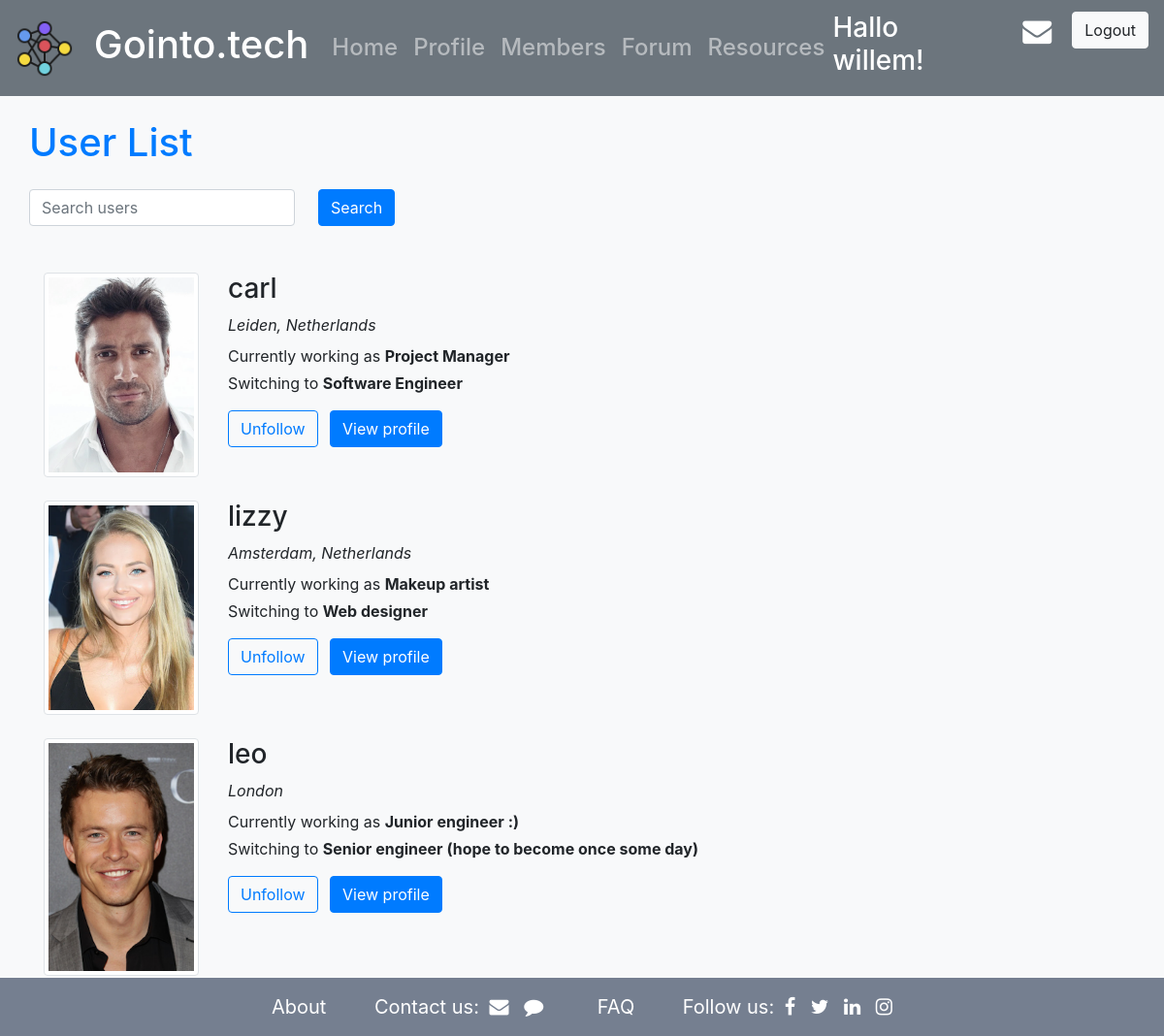
Screenshot of /all/ (signed in) with the database file from the repository.
### account/models.py (models this page shows, shortened)
class Profile(models.Model):
    user = models.OneToOneField(User, on_delete=models.CASCADE)
    image = models.ImageField(default='default.png', upload_to='profile_pics/')
    date_of_birth = models.DateField(blank=True, null=True)
    created = models.DateTimeField(auto_now_add=True)
    current_job = models.CharField(blank=True, null=True, max_length=500)
    switching_to = models.CharField(blank=True, null=True, max_length=500)
    location = models.CharField(blank=True, null=True, max_length=100)
    bio = models.TextField(blank=True, null=True)
    career_advice = models.TextField(blank=True, null=True)
    following = models.ManyToManyField("self", blank=True)

### account/views.py (the view)
# urls.py: path('all/', views.user_list, name='user_list'),  # display all users
@login_required
def user_list(request):
    profiles = Profile.objects.exclude(user=request.user)
    following= request.user.profile.following.all()
    context = {'profiles': profiles, "following": following}
    return render(request, 'account/user_list.html', context)

### account/templates/account/user_list.html (shortened to what this page needs)
{% extends "base.html" %}
{% block content %}
<div class="container">
  <div class="row mt-4 mb-3">
    <p class="h1 text-primary">User List</p>
  </div>
  <div class="row mb-5">
  <form action="{% url 'search_users' %}" class="d-inline-flex" role="search">
    <input name="q" class="form-control" type="search" placeholder="Search users" aria-label="Search">
    <button class="btn btn-primary ml-4" type="submit">Search</button>
  </form>
  </div>
  <div class="d-block">
  {% for profile in profiles %}
  <div class="row mb-4">
    <div class="col-2">
      <img src="{{ profile.image.url }}" alt="{{profile.user.username}}" class="img-thumbnail">
    </div>
    <div class="col-10">
      <p class="h3">{{profile.user.username}}</p>
      <p class="mb-2 font-italic">{{profile.location}}</p>
      <p class="mb-1">Currently working as <span class="font-weight-bold">{{profile.current_job}}</span></p>
      <p> Switching to <span class="font-weight-bold">{{profile.switching_to}}</span></p>
      {% if profile not in following %}
      <a class="btn btn-primary mr-2" href="{% url 'follow' profile.user.username %}">Follow</a>
      <a class="btn btn-primary mr-2" href="{% url 'user_detail' profile.user.username %}">View profile</a>
      {% else %}
      <a class="btn btn-outline-primary mr-2" href="{% url 'unfollow' profile.user.username %}">Unfollow</a>
      <a class="btn btn-primary mr-2" href="{% url 'user_detail' profile.user.username %}">View profile</a>
      {% endif %}
    </div>
  </div>
  {% endfor %}
  </div>
</div>
{% endblock %}

### templates/base.html (shortened to what this page needs)
{% load static %}
<!doctype html>
<html lang="en">
<head>
  <link href="https://maxcdn.bootstrapcdn.com/font-awesome/4.4.0/css/font-awesome.min.css" rel="stylesheet"/>
  <link rel="stylesheet" href="https://cdn.jsdelivr.net/npm/bootstrap@4.1.3/dist/css/bootstrap.min.css">
  <link rel="stylesheet" href="{% static 'css/base.css' %}">
</head>
<body class="bg-light">
    <nav class="navbar navbar-expand-lg navbar-dark bg-secondary py-1">
        <a class="navbar-brand text-white font-weight-bold" href="{% url 'index' %}">
            <img src={% static 'images/logo1.png' %} width="60" height="60" class="d-inline-block align-center" alt="">
            <p class="d-inline-block h1 ml-3 align-middle">Gointo.tech</p>
        </a>
        <div class="collapse navbar-collapse text-white" id="navbarText">
            <ul class="navbar-nav mr-auto h4">
                {% if user.is_authenticated %}
              <li class="nav-item">
                <a class="nav-link" href="{% url 'actions:dashboard' %}">Home </a>
              </li>
              <li class="nav-item">
                <a class="nav-link" href="{% url 'profile' %}">Profile</a>
              </li>
              <li class="nav-item">
                <a class="nav-link" href="{% url 'user_list' %}">Members</a>
              </li>
              <li class="nav-item">
                <a class="nav-link" href="{% url 'forum:thread_list' %}">Forum</a>
              </li>
                {% endif %}
              <li class="nav-item">
                <a class="nav-link" href="{% url 'resources:article_list' %}">Resources</a>
              </li>
            </ul>
            {% if user.is_authenticated %}
            <div class="d-inline-flex my-2">
                <div class="h3  text-white mr-4"> Hallo {{ user.username }}!</div>
                <a href="{% url 'mailbox' %}"><i class="fa fa-envelope" style="color:white; font-size: 30px; padding: 5px;"></i></a>
                <a href="{% url 'logout' %}">
                <button class="btn btn-light ml-3" type="submit">Logout</button>
                </a>
            </div>
              {% endif %}
        </div>
    </nav>
    {% block content %}
    {% endblock content %}
    <footer class="footer">
      <div class="container text-center">
        <span><a href="#">About</a></span>
        <span>Contact us:
          <a href="#"><i class="fa fa-envelope"></i></a>
          <a href="#"><i class="fa fa-comment"></i></a>
        </span>
        <span><a href="#">FAQ</a></span>
        <span>Follow us:
          <a href="#"><i class="fa fa-facebook"></i></a>
          <a href="#"><i class="fa fa-twitter"></i></a>
          <a href="#"><i class="fa fa-linkedin"></i></a>
          <a href="#"><i class="fa fa-instagram"></i></a>
        </span>
      </div>
    </footer>
</body>
</html>

### static/css/base.css (style rules this page uses)
html { position: relative; min-height: 100%; }
body { margin-bottom: 60px; }
.footer { position: absolute; bottom: 0; width: 100%; height: 60px; line-height: 60px; background: #757f90; }
.footer a { color: white; font-size: 20px; padding: 5px; transition: all .5s ease; }
.footer span { color: white; font-size: 20px; padding: 20px; }

### rows the page displays
Profile: image (picture), user.username "carl", location "Leiden, Netherlands", current_job "Project Manager", switching_to "Software Engineer", shows "Unfollow"
Profile: image (picture), user.username "lizzy", location "Amsterdam, Netherlands", current_job "Makeup artist", switching_to "Web designer", shows "Unfollow"
Profile: image (picture), user.username "leo", location "London", current_job "Junior engineer :)", switching_to "Senior engineer (hope to become once some day)", shows "Unfollow"

### other values shown
{{ user.username }} "willem"
